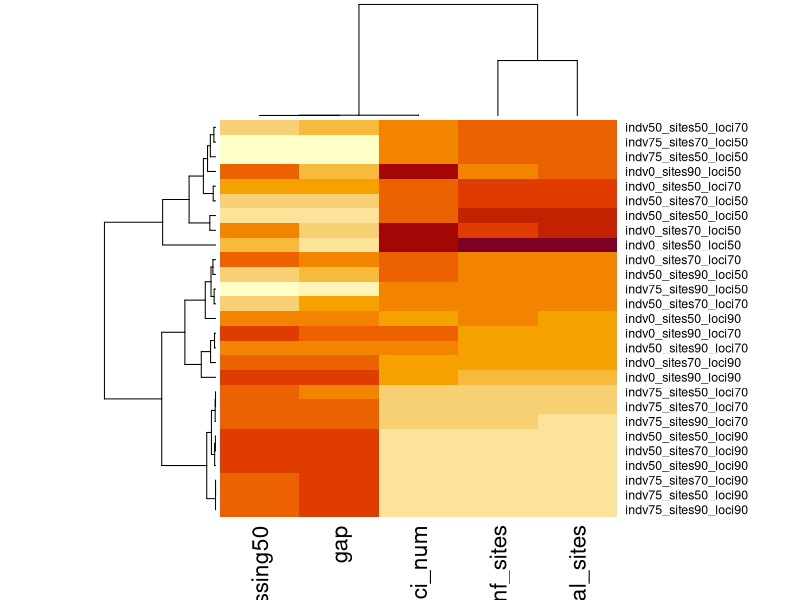

This figure's R source: (Note: this script raises an error after producing the figure.)
library(readxl)
library(ggplot2)
library(scales)
library(dplyr)
library(ComplexHeatmap)
library(ggpubr)

setwd("/Users/balaena/Downloads/postdoc/BigUCE/summary_statistics/")

########## plot basic stats for datasets ###############

stats<- read_excel("summary_stats_datasets.xlsx",sheet="Sheet1")
stats1<- stats[-c(28), ]
stats2<- as.matrix(stats1 %>% select(5:9))
rownames(stats2)<- stats1$dataset

stats3<- stats1 %>% mutate(gap = -gap,
                          missing50 = -missing50)
stats4<- as.matrix(stats3 %>% select(5:9))
rownames(stats4)<- stats1$dataset

  
pdf(file = "heatmap_cluster.pdf", width = 8, height = 7) 
heatmap(stats4,scale="column")
dev.off()

pdf(file = "heatmap_nocluster.pdf", width = 6, height = 10) 
Heatmap(stats_scale, cluster_rows = FALSE, col = col_fun)
dev.off()
###############################################################




########## plot PIS vs. clade recovery for datasets ###############
data<- read_excel("syst_trees_clade_recovery_summary.xlsx",sheet="fasttree")

p0 <- ggplot(data, aes(x=inf_sites, y=sum, shape=loci, color=sites, size=indv)) +
  geom_point() + scale_color_brewer(palette="Dark2") + theme_minimal()

pdf(file = "legend.pdf", width = 7, height = 7) 
p0
dev.off()

data2<- data %>% 
  dplyr::mutate(
    indv_size = case_when(
      indv == "indv0" ~ "z",
      indv == "indv50" ~ "y",
      indv == "indv75" ~ "x"
    )
  ) %>%
  dplyr::relocate(
    indv_size, .after = indv
  )
  
data2 <- data2 %>% dplyr::mutate(indv = factor(indv, level = c("indv75","indv50","indv0")))

p <- ggplot(data2, aes(x=inf_sites, y=sum, shape=loci_model, color=sites, size=indv)) +
  geom_jitter(width = 10000, height = 0.1)
allclades_inf<- p + scale_shape_manual(values=c(1,16,2,17,0,15)) + scale_color_brewer(palette="Dark2") + 
  scale_x_continuous(labels = label_comma()) + 
  theme_minimal()

p1 <- ggplot(data2, aes(x=inf_sites, y=genus, shape=loci_model, color=sites, size=indv)) +
  geom_jitter(width = 10000, height = 0.1)
genus_inf<- p1 + scale_shape_manual(values=c(1,16,2,17,0,15)) + scale_color_brewer(palette="Dark2") + 
  scale_x_continuous(labels = label_comma()) + theme_minimal()

p2 <- ggplot(data2, aes(x=inf_sites, y=highlevel, shape=loci_model, color=sites, size=indv)) +
  geom_jitter(width = 10000, height = 0.1)
highlevel_inf<- p2 + scale_shape_manual(values=c(1,16,2,17,0,15)) + scale_color_brewer(palette="Dark2") + 
  scale_x_continuous(labels = label_comma()) + theme_minimal()


x<- ggarrange(genus_inf, highlevel_inf,allclades_inf,
          nrow = 1,
          ncol = 3,
          legend = "none")

pdf(file = "inf_sites_jitter.pdf", width = 11, height = 3.3) 
x
dev.off()

###############################################################

###### plot missing data vs clade recovery######
data<- read_excel("syst_trees_clade_recovery_summary.xlsx",sheet="fasttree")
data2<- data %>% 
  dplyr::mutate(
    indv_size = case_when(
      indv == "indv0" ~ "z",
      indv == "indv50" ~ "y",
      indv == "indv75" ~ "x"
    )
  ) %>%
  dplyr::relocate(
    indv_size, .after = indv
  )

data2 <- data2 %>% dplyr::mutate(indv = factor(indv, level = c("indv75","indv50","indv0")))

p <- ggplot(data2, aes(x=gap, y=sum, shape=loci_model, color=sites, size=indv)) +
  geom_jitter(width = 0.2, height = 0.2)
allclade_gaps<- p + scale_shape_manual(values=c(1,16,2,17,0,15)) + scale_color_brewer(palette="Dark2") + 
  scale_x_continuous(labels = label_comma()) + theme_minimal()

p1 <- ggplot(data2, aes(x=gap, y=genus, shape=loci_model, color=sites, size=indv)) +
  geom_jitter(width = 0.2, height = 0.2)
genus_gap<- p1 + scale_shape_manual(values=c(1,16,2,17,0,15)) + scale_color_brewer(palette="Dark2") + 
  scale_x_continuous(labels = label_comma()) + theme_minimal()

p2 <- ggplot(data2, aes(x=gap, y=highlevel, shape=loci_model, color=sites, size=indv)) +
  geom_jitter(width = 0.2, height = 0.2)
highlevel_gap<- p2 + scale_shape_manual(values=c(1,16,2,17,0,15)) + scale_color_brewer(palette="Dark2") + 
  scale_x_continuous(labels = label_comma()) + theme_minimal()

y<- ggarrange(genus_gap, highlevel_gap,allclade_gaps,
              nrow = 1,
              ncol = 3,
              legend = "none")

pdf(file = "gap_jitter.pdf", width = 11, height = 3.3) 
y
dev.off()

###############################################################


############# get best tree for each dataset ###############
data<- read_excel("syst_trees_clade_recovery_summary.xlsx",sheet="fasttree")

result <- data %>%
  group_by(dataset) %>%
  slice(which.min(sum))

write.csv(result,"results.csv")
